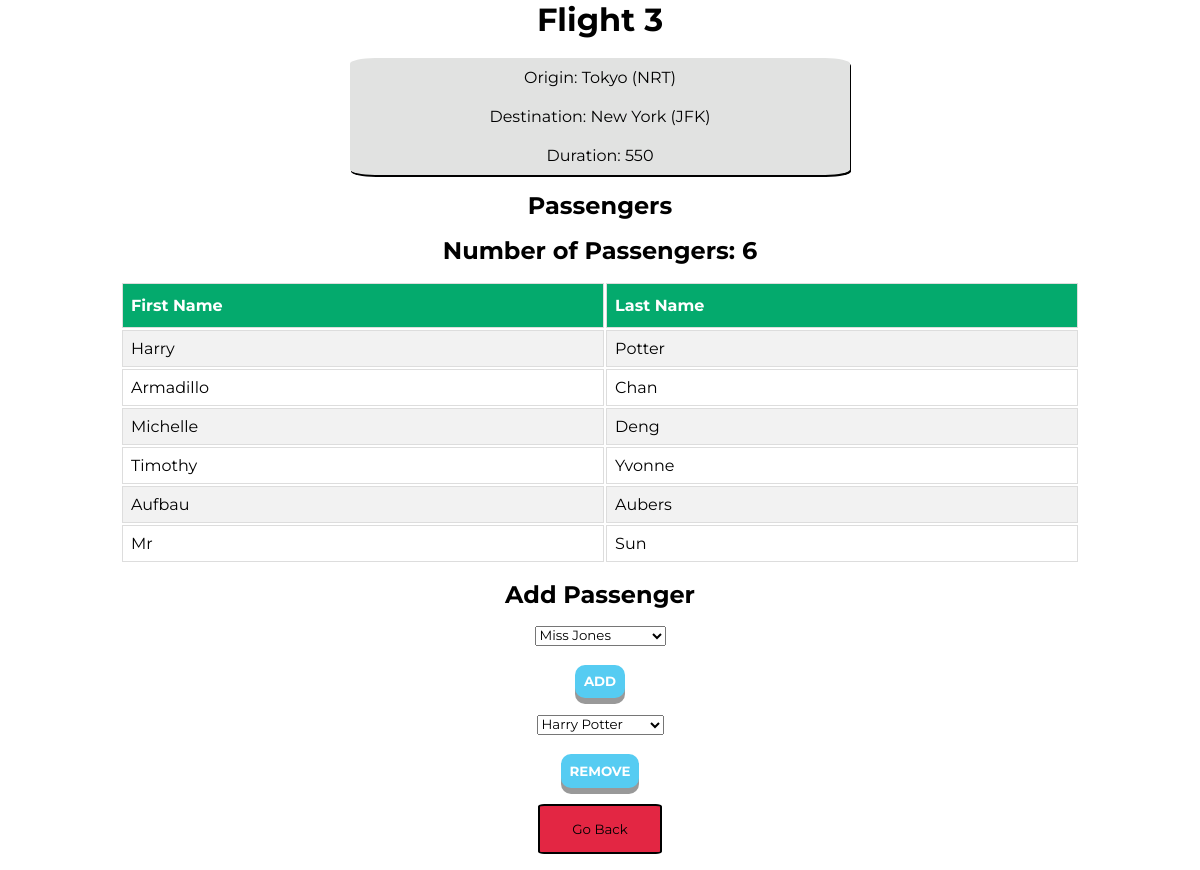
The page /flights/3 on the database its author committed.
### flights/models.py (models this page shows, shortened)
class Flight(models.Model):
    origin = models.ForeignKey(Airport, on_delete=models.CASCADE, related_name='departures') #if you delete an aiport, it will delete the flight
    destination = models.ForeignKey(Airport, on_delete=models.CASCADE, related_name='arrivals')
    duration = models.IntegerField()

class Airport(models.Model):
    code = models.CharField(max_length=3)
    city = models.CharField(max_length=64)
    city_link = models.URLField(max_length=128, default='www.google.com')
    image = models.ImageField(upload_to=None, height_field=None, width_field=None, max_length=100, blank=True)
    def __str__(self):
        return f"{self.city} ({self.code})"

class Passenger(models.Model):
    first = models.CharField(max_length=64)
    last = models.CharField(max_length=64)
    flights = models.ManyToManyField(Flight, blank=True, related_name="passengers")
    ticketprice = models.DecimalField(max_digits=6, decimal_places=2, default=100.00)
    MALE = "Male"
    FEMALE = "Female"
    PRIVATE = "Private"
    Choices = [
        ("male", MALE),
        ("female", FEMALE),
        ("private", PRIVATE)
    ]
    gender = models.CharField(max_length=8, choices=Choices, default="private", blank=True)
    def __str__(self):
        return f"{self.first} {self.last}"

### flights/views.py (the view)
# urls.py: path("<int:flight_id>", views.flight, name="flight"),
def flight(request, flight_id):
    over = True
    max_id = Flight.objects.last().id
    if flight_id <= max_id:
        flight = Flight.objects.get(pk=flight_id)
        return render(request, "flights/flight.html" ,{
            "flight": flight,
            "over": over,
            "passengers": flight.passengers.all(),
            "num": len(flight.passengers.all()),
            "non_passengers": Passenger.objects.exclude(flights=flight).all()
        })
    else:
        over = False
        return render(request, "flights/flight.html" ,{
            "over": over
        })

### flights/templates/flights/flight.html (shortened to what this page needs)
{% extends "flights/layout.html" %}
{% load static %}
{% block title %}
<link rel="stylesheet" href="{% static 'flights/styles.css' %}">
{% endblock %}
{% block body %}
{% if over %}
    <div class="header">
        <h1>Flight {{flight.id}}</h1>
    </div>
    <br>
    <div class="flights">
        <ul class="flight-list">
            <li><a href="{{flight.origin.city_link}}">Origin: {{flight.origin}}</a></li>
            <li><a href="{{flight.destination.city_link}}">Destination: {{flight.destination}}</a></li>
            <li>Duration: {{flight.duration}}</li>
        </ul>
    </div>
    <h2 class="center">Passengers</h2>
    <h2 class="center">Number of Passengers: {{num}}</h2>
    <div class="passengers">
        {% if passengers %}
            <table id="passenger-list">
                <tr>
                    <th>First Name</th>
                    <th>Last Name</th>
                </tr>
                {% for passenger in passengers %}
                <tr>
                    <td>{{passenger.first}}</td>
                    <td>{{passenger.last}}</td>
                </tr>
                {% endfor %}
            </table>
        {% else %}
            <p>No Passengers</p>
        {% endif %}
    </div>
{% else %}
    <p>No Flight of that Index</p>
{% endif %}
{% if non_passengers %}
    <h2 class="center">Add Passenger</h2>
    <div class="center">
        <form action="{% url 'airport:book' flight.id %}" method="post">
            <select name="passengeradd" id="">
                {% for passenger in non_passengers %}
                <option value="{{passenger.id}}">{{passenger}}</option>
                {% endfor %}
            </select>
            <br>
            <br>
            <input type="submit" class="btn-primary btn" value="ADD">
        </form>
    </div>
{% else %}
    <h2 class="center">No More Passengers Available To Add</h2>
{% endif %}
{% if passengers %}
    <div class="center">
        <form action="{% url 'airport:book' flight.id %}" method="post">
            <select name="passengerremove" id="">
                {% for passenger in passengers %}
                <option value="{{passenger.id}}">{{passenger}}</option>
                {% endfor %}
            </select>
            <br>
            <br>
            <input type="submit" class="btn-primary btn" value="REMOVE">
        </form>
    </div>
{% else %}
    <h2 class="center">No Passengers To Remove</h2>
{% endif %}
<div class="center">
    <a href="{% url 'airport:index' %}"><button class="btn-main">Go Back</button></a>
</div>
{% endblock %}

### flights/static/flights/styles.css (style rules this page uses)
* { margin: 0; padding: 0; font-family: "Montserrat"; }
.flight-list { list-style-type: none; display: flex; flex-direction: column; justify-content: center; }
.flight-list li { margin-left: auto; margin-right: auto; margin-bottom: 20px; justify-content: center; }
.flight-list li:last-child { margin-bottom: 0; }
.flights { margin: auto; width: 40%; background-color: #E1E2E1; border: 1px black; border-radius: 5%; padding: 10px; box-shadow: 1px 2px; display: flex; flex-direction: column; justify-content: center; }
.header { margin: auto; width: 50%; margin-bottom: 2%; display: inline; justify-content: center; text-align: center; width: auto; }
.btn-main { border: 2px solid black; background-color: #E32643; padding: 15px 32px; text-align: center; display: inline-block; border-radius: 5%; transition: ease-in 0.5s; }
.center { display: block; margin: auto; width: 50%; text-align: center; margin-top: 1rem; margin-bottom: 1rem; }
a:link { text-decoration: none; color: #000000; }
#passenger-list { font-family: Arial, Helvetica, sans-serif; border-collapse: separate; width: 80%; margin: auto; }
#passenger-list td, #passenger-list th { border: 1px solid #ddd; padding: 8px; text-transform: capitalize; }
#passenger-list tr:nth-child(even) { background-color: #f2f2f2; }
#passenger-list th { padding-top: 12px; padding-bottom: 12px; text-align: left; background-color: #04AA6D; color: white; }
.btn-primary { color: white; background-color: #56CCF2; border: none; border-radius: 10px; font-weight: bold; box-shadow: 0 6px #999; }
.btn { text-align: center; vertical-align: middle; padding: .67em; cursor: pointer; }

### rows shown on the page
Flight: id "3", origin "Tokyo (NRT)", destination "New York (JFK)", duration "550"
Passenger: first "Harry", last "Potter"
Passenger: first "Armadillo", last "Chan"
Passenger: first "Michelle", last "Deng"
Passenger: first "Timothy", last "Yvonne"
Passenger: first "Aufbau", last "Aubers"
Passenger: first "Mr", last "Sun"

### other values the page prints
{{ num }} "6"
form field passengeradd "Miss Jones"
form field passengerremove "Harry Potter"
